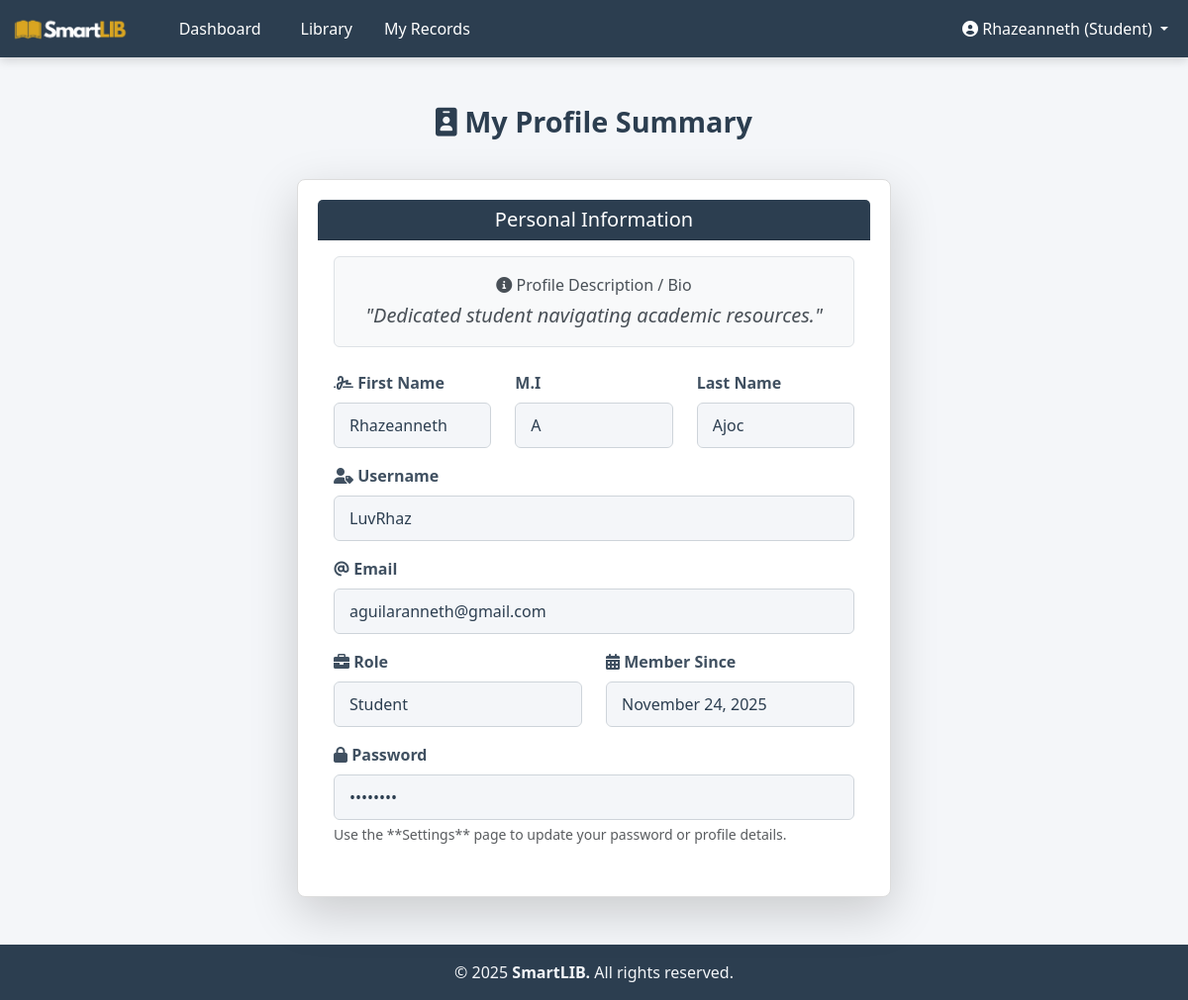
Page /views/student/student_profile.php (signed in) on the committed database.
### tables this page shows
CREATE TABLE `users` (
  `user_id` int(10) UNSIGNED NOT NULL,
  `firstname` varchar(50) NOT NULL,
  `midint` char(1) DEFAULT NULL,
  `lastname` varchar(50) NOT NULL,
  `email` varchar(255) NOT NULL,
  `username` varchar(50) NOT NULL,
  `password` varchar(255) NOT NULL,
  `role` enum('student','teacher','librarian','staff') NOT NULL DEFAULT 'student',
  `clearance_status` enum('cleared','barred') NOT NULL DEFAULT 'cleared',
  `status` enum('inactive','active','suspended') DEFAULT 'inactive',
  `remember_token` varchar(100) DEFAULT NULL,
  `password_reset_token` varchar(100) DEFAULT NULL,
  `password_reset_expires` datetime DEFAULT NULL,
  `created_at` timestamp NOT NULL DEFAULT current_timestamp(),
  `updated_at` timestamp NOT NULL DEFAULT current_timestamp() ON UPDATE current_timestamp()
);

### config/Database.php (called while the page is built, shortened)
<?php
class Database {
    private $host = "localhost";
    private $username = "root";
    private $password = "";
    private $database = "library_system";
    private $conn;
    private function connect() {
        $this->conn = new mysqli($this->host, $this->username, $this->password, $this->database);
    }
    public function getConnection() {
        return $this->conn;
    }
}
?>

### models/AuthModel.php (called while the page is built, shortened)
<?php
require_once __DIR__ . '/../config/Database.php';
class AuthModel {
    private $conn;
    public function __construct() {
        $this->db = new Database();
        $this->conn = $this->db->getConnection();
    }
    public function getUserById(int $userId) {
        $query = "SELECT user_id, firstname, midint, lastname, email, username, role, created_at
                FROM users
                WHERE user_id = ? LIMIT 1";
        $stmt = $this->conn->prepare($query);
        $stmt->bind_param("i", $userId);
        $stmt->execute();
        $result = $stmt->get_result()->fetch_assoc();
        return $result;
    }
}
?>

### views/modals/profile.php (the view, shortened to what this page needs)
<?php
$user_role = $user['role'] ?? 'user';
if (strtoupper($user_role) === 'STUDENT') {
    $user_bio = $user['bio'] ?? 'Dedicated student navigating academic resources.';
} elseif (strtoupper($user_role) === 'TEACHER') {
    $user_bio = $user['bio'] ?? 'Faculty member committed to research and education.';
} else {
    $user_bio = $user['bio'] ?? 'General library system user.';
}
?>
<main class="container my-5 d-flex flex-column align-items-center">
    <h2 class="profile-title"><i class="fas fa-id-badge"> </i> My Profile Summary</h2>
    <div class="profile-card card shadow-lg mt-3">
        <div class="card-header text-white text-center" style="background-color: #2C3E50">
            <h5 class="mb-0">Personal Information</h5>
        </div>
        <div class="card-body">
            <div class="mb-4 text-center p-3 border rounded bg-light">
                <p class="mb-1 text-muted"><i class="fas fa-info-circle"></i> Profile Description / Bio</p>
                <p class="lead mb-0 fst-italic">"<?= htmlspecialchars($user_bio); ?>"</p>
            </div>
            <div class="row mb-3">
                <div class="col">
                    <label class="form-label fw-bold"><i class="fas fa-signature"></i> First Name</label>
                    <input type="text" class="form-control" value="<?= htmlspecialchars($user['firstname'] ?? ''); ?>" readonly>
                </div>
                <div class="col">
                    <label class="form-label fw-bold">M.I</label>
                    <input type="text" class="form-control" value="<?= htmlspecialchars($user['midint'] ?? ''); ?>" readonly>
                </div>
                <div class="col">
                    <label class="form-label fw-bold">Last Name</label>
                    <input type="text" class="form-control" value="<?= htmlspecialchars($user['lastname'] ?? ''); ?>" readonly>
                </div>
            </div>
            <div class="mb-3">
                <label class="form-label fw-bold"><i class="fas fa-user-tag"></i> Username</label>
                <input type="text" class="form-control" value="<?= htmlspecialchars($user['username'] ?? ''); ?>" readonly>
            </div>
            <div class="mb-3">
                <label class="form-label fw-bold"><i class="fas fa-at"></i> Email</label>
                <input type="email" class="form-control" value="<?= htmlspecialchars($user['email'] ?? ''); ?>" readonly>
            </div>
            <div class="row mb-3">
                <div class="col-md-6">
                    <label class="form-label fw-bold"><i class="fas fa-briefcase"></i> Role</label>
                    <input type="text" class="form-control" value="<?= htmlspecialchars(ucfirst($user_role) ?? 'N/A'); ?>" readonly>
                </div>
                <div class="col-md-6">
                    <label class="form-label fw-bold"><i class="fas fa-calendar-alt"></i> Member Since</label>
                    <input type="text" class="form-control" value="<?= isset($user['created_at']) ? date('F d, Y', strtotime($user['created_at'])) : 'N/A'; ?>" readonly>
                </div>
            </div>
            <div class="mb-3">
                <label class="form-label fw-bold"><i class="fas fa-lock"></i> Password</label>
                <input type="password" class="form-control" value="********" readonly>
                <div class="form-text">Use the **Settings** page to update your password or profile details.</div>
            </div>
            </div>
    </div>
</main>

### assets/librarian.css (style rules this page uses)
:root { --color-primary-base: #F4F6F9; --color-secondary-base: #FFFFFF; --color-primary-text: #2C3E50; --color-accent-pop: #DAA520; --color-subtle-highlight: #DCDCDC; --bs-primary: var(--color-accent-pop); }
.dashboard-body { background-color: var(--color-primary-base); min-height: 100vh; }
.dashboard-body h1, h2 { color: var(--color-primary-text) !important; font-weight: 700; }
.dashboard-body p { color: #495057 !important; }
.dashboard-body .card { background-color: var(--color-secondary-base); border: 1px solid var(--color-subtle-highlight); border-radius: 8px; box-shadow: 0 4px 8px rgba(0,0,0,0.05); }
.profile-card { width: 600px; background-color: var(--color-secondary-base); color: var(--color-primary-text); border-radius: 12px; box-shadow: 0 10px 30px rgba(0,0,0,0.05); padding: 20px; border: 1px solid var(--color-subtle-highlight); }
.profile-title { color: var(--color-primary-text); font-weight: 600; font-size: 1.8rem; margin-bottom: 25px; }
.profile-card label { color: var(--color-primary-text); font-weight: 500; opacity: 0.9; }
.profile-card input { background-color: var(--color-primary-base); border: 1px solid #CED4DA; border-radius: 6px; color: var(--color-primary-text); padding: 10px 15px; transition: border-color 0.3s, box-shadow 0.3s; }
.profile-card .row { margin-bottom: 15px; }

### rows in the picture
users: firstname "Rhazeanneth", midint "A", lastname "Ajoc", username "LuvRhaz", email "aguilaranneth@gmail.com", role "Student", created_at "November 24, 2025"

### other values in the picture
$current_username "Rhazeanneth"
$current_role "Student"
$user_bio "Dedicated student navigating academic resources."
